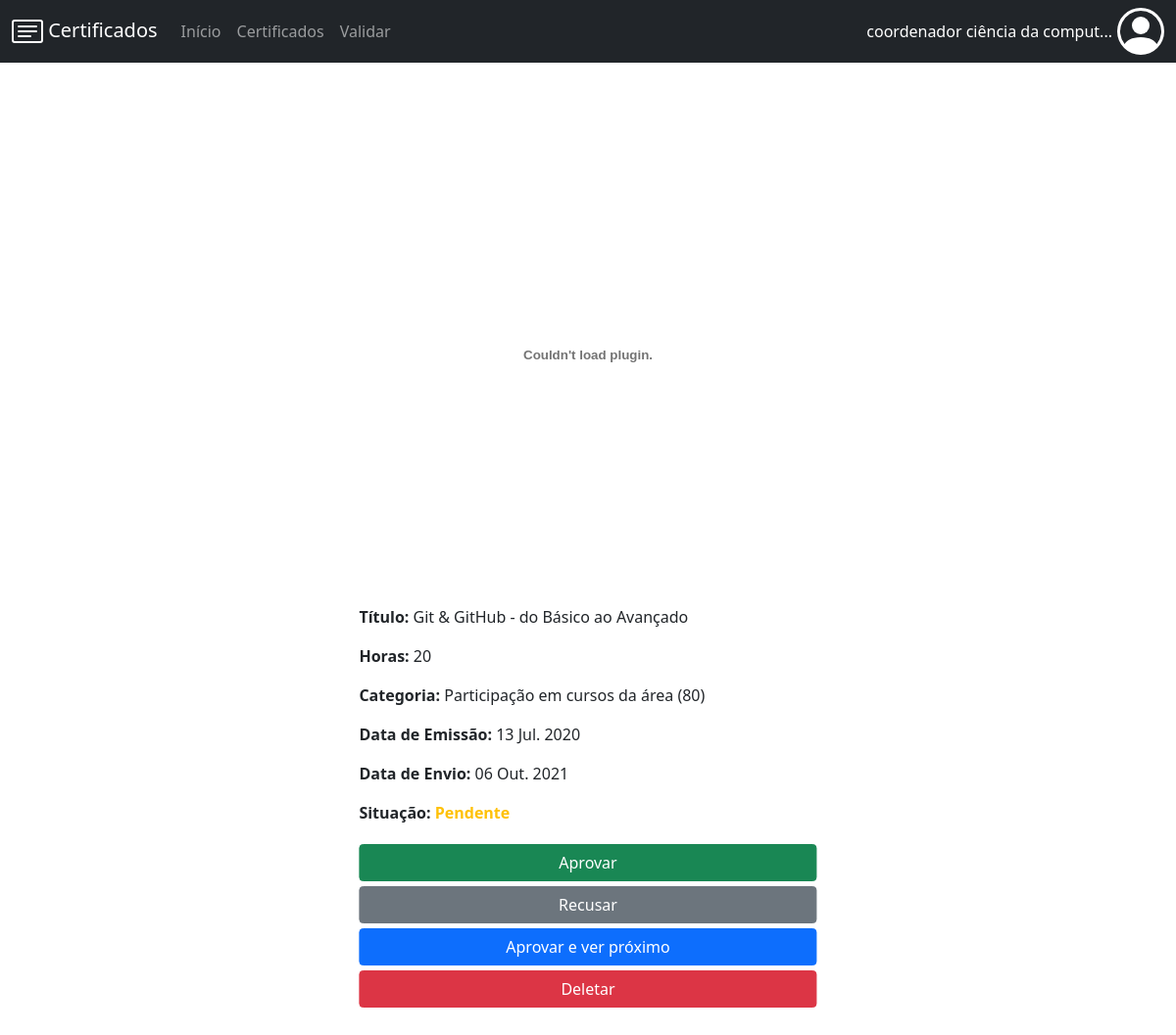
The app's page /certificados/161/ (signed in), older data.
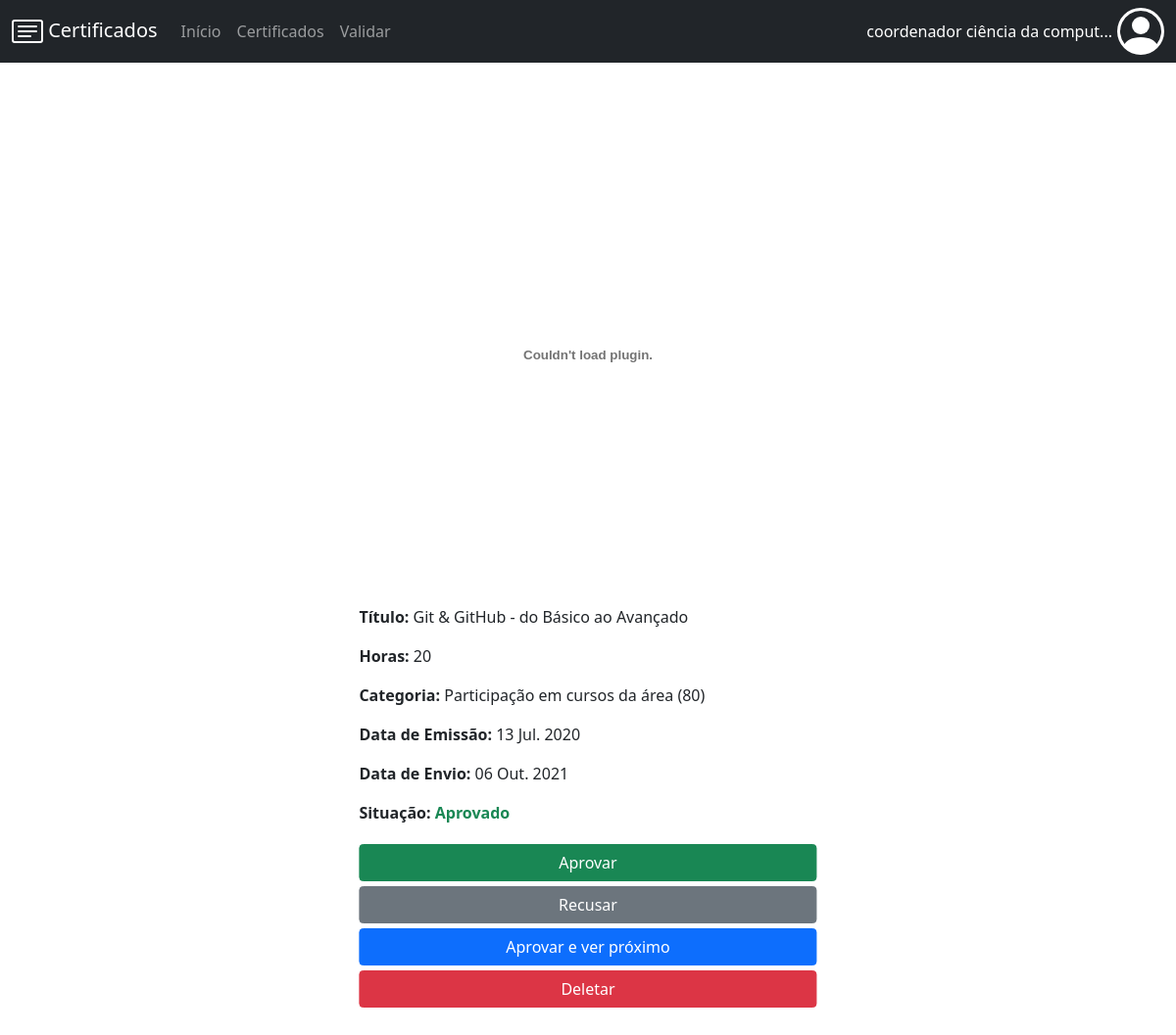
The same page, newer data.
### certificados/views.py (the view)
# urls.py: path('<int:id>/', views.ver_certificado, name='ver_certificado'),
def ver_certificado(request, id):
    if request.user.is_authenticated:
        c = Certificado.objects.get(id=id)
        if c.usuario == request.user or request.user.is_superuser:
            form = FormValidarCertificado()
            situacao = ["Aprovado", "Pendente", "Recusado", "Erro"]
            link = 'ver-certificado'
            userDeletar = False
            if c.usuario == request.user:
                if c.situacao == 2:
                    userDeletar = True
                else:
                    pass
            else:
                pass
            contexto = {'c': c, 'situacao': situacao, 'form': form, 'link': link, 'userDeletar': userDeletar}
            return render(request, 'certificados/certificado.html', contexto)
        else:
            return HttpResponseRedirect("/certificados/")
    else:
        return HttpResponseRedirect("/certificados/login/")

### certificados/models.py (called while the page is built)
    def __str__(self):
        return self.titulo + " (" + str(self.id) + ")"

    def pdf(self):
        return self.imagem.name.endswith('.pdf')

    def __str__(self):
        return self.nome + " (" + str(self.limite_horas) + ")"

### certificados/templates/certificados/certificado.html (shortened to what this page needs)
{% extends 'certificados/base.html' %}
{% block conteudo %}
    <h2 class="font-weight-light pb-3">{{titulo}}</h2>
    {% if c %}
        <center>
            {% if c.pdf %}
                <embed src="{{ c.imagem.url }}" class="pdf" height="500px" />
            {% else %}
                <a href="{{ c.imagem.url }}"><img src="{{ c.imagem.url }}" class="img-fluid img-thumbnail imagem"></a>
                <br><br>
            {% endif %}
        </center>
        <div class="ver_certificado">
            <p><span class="fw-bold break-word">Título: </span>{{c.titulo}}</p>
            <p><span class="fw-bold">Horas: </span>{{c.horas}}</p>
            <p><span class="fw-bold break-word">Categoria: </span>{{c.categoria}}</p>
            <p><span class="fw-bold">Data de Emissão: </span>{{c.data_emissao|date:'d M. Y'}}</p>
            <p><span class="fw-bold">Data de Envio: </span>{{c.data_envio|date:'d M. Y'}}</p>
            {% if c.situacao == 1 %}
                <p><span class="fw-bold">Situação: </span><span id="situacao_{{c}}" class="fw-bold situacao_aprovado"> {{situacao.0}} </span></p>
            {% elif c.situacao == 2 %}
                <p><span class="fw-bold">Situação: </span><span id="situacao_{{c}}" class="fw-bold situacao_pendente"> {{situacao.1}} </span></p>
            {% elif c.situacao == 3 %}
                <p><span class="fw-bold">Situação: </span><span id="situacao_{{c}}" class="fw-bold situacao_recusado"> {{situacao.2}} </span></p>
            {% else %}
                <p><span class="fw-bold">Situação: </span><span id="situacao_{{c}}" class="fw-bold situacao_erro"> {{situacao.3}} </span></p>
            {% endif %}
        </div>
    {% else %}
            <p> Certificado inexistente. </p>
    {% endif %}
    {% if user.is_superuser or userDeletar %}
        {% if user.perfil.curso == c.curso %}
            {% if link == 'ver-certificado' %}
                <form action="/certificados/validar/{{ c.id }}/" method="POST" id="form-certificado">
            {% elif link == 'ver-certificado-usuario' %}
                <form action="/certificados/usuario/{{u.id}}/certificado/validar/{{c.id}}/" method="POST" id="form-certificado">
            {% else%}
                <form action="/certificados/validar/{{ c.id }}/" method="POST" id="form-certificado">
            {% endif %}
                <div class="botoes-Vercertificado">
                    {% if user.is_superuser %}
                        <button onclick="att_formValidarCertificado('aprovar')" type="submit" class="btn btn-success">Aprovar</button>
                        <button onclick="att_formValidarCertificado('recusar')" type="submit" class="btn btn-secondary">Recusar</button>
                        <button onclick="att_formValidarCertificado('aprovar-proximo')" type="submit" class="btn btn-primary">Aprovar e ver próximo</button>
                    {% endif %}
                    <button onclick="deletar_certificado()" class="btn btn-danger">Deletar</button>
                </div>
            </form><br><br>
        {% endif %}
    {% endif%}
{% endblock %}

Row changes from the older to the newer data that the page shows:
changed Certificado "Git & GitHub - do Básico ao Avançado": situacao 2 → 1 (drawn)
Text that changed along with them:
{{ situacao.0 }}: (not shown) → "Aprovado"
{{ situacao.1 }}: "Pendente" → (not shown)
